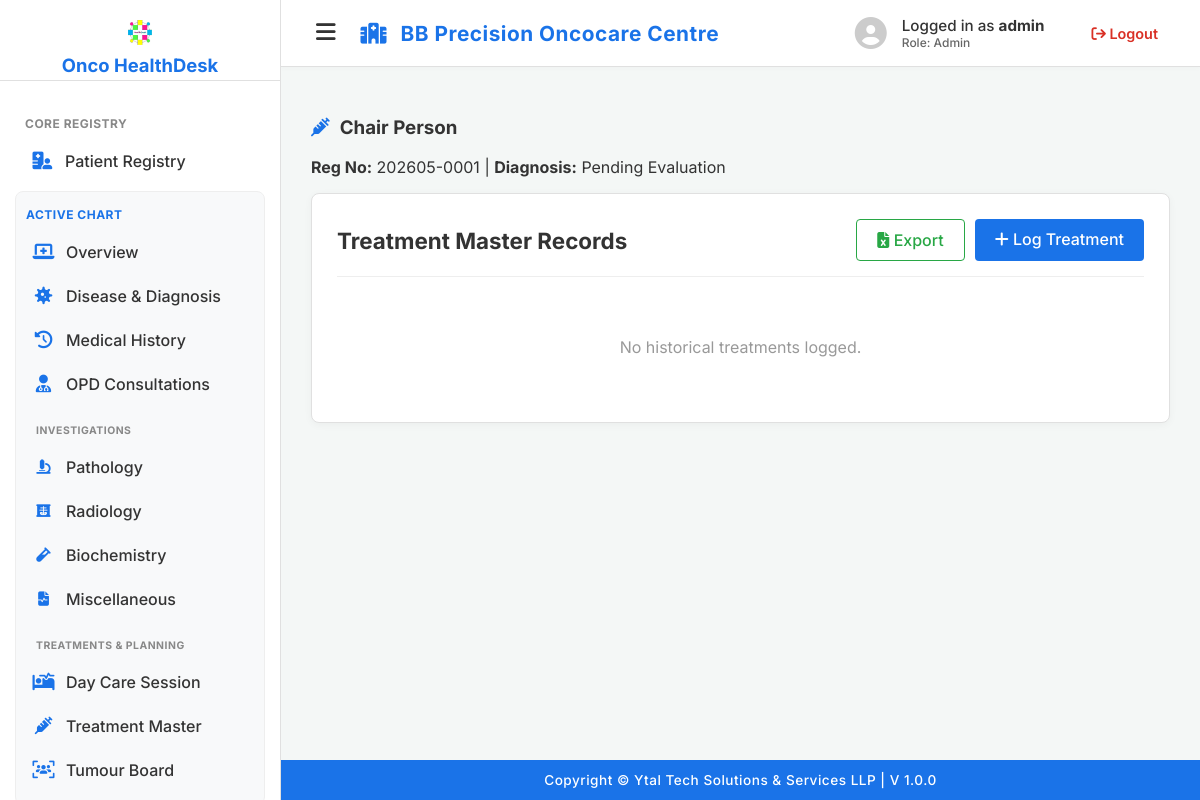
The page /patient/1/treatments (signed in) on the database its author committed.
### app.py (models this page shows, shortened)
class Patient(db.Model):
    id = db.Column(db.Integer, primary_key=True)
    registration_number = db.Column(db.String(20), unique=True, nullable=False)
    first_name, middle_name, last_name = db.Column(db.String(50), nullable=False), db.Column(db.String(50)), db.Column(db.String(50), nullable=False)
    dob, gender, blood_group, religion, education = db.Column(db.Date, nullable=False), db.Column(db.String(10), nullable=False), db.Column(db.String(5)), db.Column(db.String(50)), db.Column(db.String(50))
    mobile_number, alt_mobile_number, email = db.Column(db.String(15), nullable=False), db.Column(db.String(15)), db.Column(db.String(120))
    id_proof, id_proof_number = db.Column(db.String(50)), db.Column(db.String(50))
    emg_contact_name, emg_contact_mobile, emg_contact_email = db.Column(db.String(100)), db.Column(db.String(15)), db.Column(db.String(120))
    address_house, address_society, address_area, address_city, address_state, address_country, address_pincode = db.Column(db.String(100)), db.Column(db.String(100)), db.Column(db.String(100)), db.Column(db.String(50)), db.Column(db.String(50)), db.Column(db.String(50)), db.Column(db.String(20))
    ref_physician_name, ref_physician_contact = db.Column(db.String(100)), db.Column(db.String(15))
    primary_diagnosis, created_on = db.Column(db.String(200), default="Pending Evaluation"), db.Column(db.DateTime, default=datetime.utcnow)
    medical_history = db.relationship('MedicalHistory', backref='patient', uselist=False)
    opd_visits = db.relationship('OpdConsultation', backref='patient', lazy=True, order_by="OpdConsultation.visit_date.desc()")
    pathology_records = db.relationship('PathologyRecord', backref='patient', lazy=True, order_by="PathologyRecord.record_date.desc()")
    radiology_records = db.relationship('RadiologyRecord', backref='patient', lazy=True, order_by="RadiologyRecord.record_date.desc()")
    biochemistry_records = db.relationship('BiochemistryRecord', backref='patient', lazy=True, order_by="BiochemistryRecord.record_date.desc()")
    miscellaneous_records = db.relationship('MiscellaneousRecord', backref='patient', lazy=True, order_by="MiscellaneousRecord.record_date.desc()")
    disease_records = db.relationship('DiseaseDiagnosis', backref='patient', lazy=True, order_by="DiseaseDiagnosis.date_of_diagnosis.desc()")
    day_care_protocols = db.relationship('PatientProtocol', backref='patient', lazy=True, order_by="PatientProtocol.start_date.desc()")
    treatment_records = db.relationship('TreatmentRecord', backref='patient', lazy=True, order_by="TreatmentRecord.record_date.desc()")
    tumour_board_records = db.relationship('TumourBoardRecord', backref='patient', lazy=True, order_by="TumourBoardRecord.board_date.desc()")
    invoices = db.relationship('Invoice', backref='patient', lazy=True, order_by="Invoice.invoice_date.desc()")
    appointments = db.relationship('Appointment', backref='patient', lazy=True, order_by="Appointment.appointment_date.desc(), Appointment.appointment_time.desc()")

### app.py (the view)
@app.route('/patient/<int:patient_id>/treatments')
@login_required
def treatments(patient_id):
    patient = Patient.query.get_or_404(patient_id)
    records = [{'id': r.id, 'date': r.record_date, 'author': r.created_by, 'chemo': json.loads(r.chemo_data) if r.chemo_data else [], 'immuno': json.loads(r.immuno_data) if r.immuno_data else [], 'targeted': json.loads(r.targeted_data) if r.targeted_data else [], 'hormonal': json.loads(r.hormonal_data) if r.hormonal_data else [], 'other': json.loads(r.other_med_data) if r.other_med_data else [], 'surgery': json.loads(r.surgery_data) if r.surgery_data else [], 'radiotherapy': json.loads(r.radiotherapy_data) if r.radiotherapy_data else []} for r in patient.treatment_records]
    return render_template('treatments_dashboard.html', patient=patient, records=records, user=session)

### app.py (called while the page is built)
def login_required(f):
    @wraps(f)
    def decorated_function(*args, **kwargs):
        if 'user_id' not in session: return redirect(url_for('login'))
        return f(*args, **kwargs)
    return decorated_function

### templates/treatments_dashboard.html (shortened to what this page needs)
{% extends "base_layout.html" %}
{% block content %}
<div class="patient-banner">
    <div class="patient-banner-data" style="width: 100%;">
        <h3><i class="fa-solid fa-syringe" style="color: var(--primary-accent); margin-right: 10px;"></i>{{ patient.first_name }} {{ patient.last_name }}</h3>
        <p style="margin-top: 5px;"><strong>Reg No:</strong> {{ patient.registration_number }} | <strong>Diagnosis:</strong> {{ patient.primary_diagnosis }}</p>
    </div>
</div>
<div class="panel-card">
    <div class="panel-header">
        <h2>Treatment Master Records</h2>
        <div style="display: flex; gap: 10px;">
            {% if user.role == 'Admin' %}<a href="{{ url_for('export_treatments') }}" class="btn-secondary" style="color: #28a745; border-color: #28a745;"><i class="fa-solid fa-file-excel"></i> Export</a>{% endif %}
            <a href="{{ url_for('treatments_new', patient_id=patient.id) }}" class="btn-primary"><i class="fa-solid fa-plus"></i> Log Treatment</a>
        </div>
    </div>
    <div style="margin-top: 15px;">
        {% for rec in records %}
        <div style="border: 1px solid var(--border-color); border-radius: 8px; margin-bottom: 20px;">
            <div style="background: #f8f9fa; padding: 12px 20px; border-bottom: 1px solid var(--border-color);"><strong>Logged on: {{ rec.date.strftime('%d-%b-%Y') }} by {{ rec.author }}</strong></div>
            <div style="padding: 20px;">
                {% if rec.chemo %}
                <h4>Chemotherapy</h4>
                <ul style="font-size:0.85rem; margin-bottom:15px; line-height: 1.5;">
                    {% for r in rec.chemo %}
                    <li style="margin-bottom: 8px;">
                        <strong>{{ r.drug }}</strong> {% if r.protocol %}[{{ r.protocol }}]{% endif %} ({{ r.setting }}, {{ r.line }} Line) - {{ r.cycles }} Cycles
                        <br>
                        <span style="color: #555;">Start: {{ r.start_date }} | End: {{ r.end_date }} | Response: <em>{{ r.response }}</em></span>
                        {% if r.disc_reason %}<br><span style="color: #d93025;">Stopped: {{ r.disc_reason }}</span>{% endif %}
                    </li>
                    {% endfor %}
                </ul>
                {% endif %}
                {% if rec.immuno %}
                <h4>Immunotherapy</h4>
                <ul style="font-size:0.85rem; margin-bottom:15px; line-height: 1.5;">
                    {% for r in rec.immuno %}
                    <li style="margin-bottom: 8px;">
                        <strong>{{ r.drug }}</strong> {% if r.protocol %}[{{ r.protocol }}]{% endif %} ({{ r.setting }}, {{ r.line }} Line) - {{ r.cycles }} Cycles
                        <br>
                        <span style="color: #555;">Start: {{ r.start_date }} | End: {{ r.end_date }} | Response: <em>{{ r.response }}</em></span>
                        {% if r.disc_reason %}<br><span style="color: #d93025;">Stopped: {{ r.disc_reason }}</span>{% endif %}
                    </li>
                    {% endfor %}
                </ul>
                {% endif %}
                {% if rec.targeted %}
                <h4>Targeted Therapy</h4>
                <ul style="font-size:0.85rem; margin-bottom:15px; line-height: 1.5;">
                    {% for r in rec.targeted %}
                    <li style="margin-bottom: 8px;">
                        <strong>{{ r.drug }}</strong> {% if r.protocol %}[{{ r.protocol }}]{% endif %} ({{ r.setting }}, {{ r.line }} Line) - {{ r.cycles }} Cycles
                        <br>
                        <span style="color: #555;">Start: {{ r.start_date }} | End: {{ r.end_date }} | Response: <em>{{ r.response }}</em></span>
                        {% if r.disc_reason %}<br><span style="color: #d93025;">Stopped: {{ r.disc_reason }}</span>{% endif %}
                    </li>
                    {% endfor %}
                </ul>
                {% endif %}
                {% if rec.hormonal %}
                <h4>Hormonal Therapy</h4>
                <ul style="font-size:0.85rem; margin-bottom:15px; line-height: 1.5;">
                    {% for r in rec.hormonal %}
                    <li style="margin-bottom: 8px;">
                        <strong>{{ r.drug }}</strong> {% if r.protocol %}[{{ r.protocol }}]{% endif %} ({{ r.setting }}, {{ r.line }} Line) - {{ r.cycles }} Cycles
                        <br>
                        <span style="color: #555;">Start: {{ r.start_date }} | End: {{ r.end_date }} | Response: <em>{{ r.response }}</em></span>
                        {% if r.disc_reason %}<br><span style="color: #d93025;">Stopped: {{ r.disc_reason }}</span>{% endif %}
                    </li>
                    {% endfor %}
                </ul>
                {% endif %}
                {% if rec.surgery %}<h4>Surgery</h4><ul style="font-size:0.85rem; margin-bottom:15px;">{% for r in rec.surgery %}<li><strong>{{ r.name }}</strong> ({{ r.date }}) - {{ r.intent }}, {{ r.approach }}. {% if r.file %}<a href="{{ url_for('static', filename='uploads/' + r.file) }}" target="_blank" style="color:#d93025;"><i class="fa-solid fa-file-pdf"></i> View Notes</a>{% endif %}</li>{% endfor %}</ul>{% endif %}
                {% if rec.radiotherapy %}<h4>Radiotherapy</h4><ul style="font-size:0.85rem; margin-bottom:15px;">{% for r in rec.radiotherapy %}<li><strong>{{ r.tech }}</strong> ({{ r.date }}) - {{ r.organs }}. Tot Dose: {{ r.tot_dose }}, Fracs: {{ r.num_frac }}. {% if r.file %}<a href="{{ url_for('static', filename='uploads/' + r.file) }}" target="_blank" style="color:#d93025;"><i class="fa-solid fa-file-pdf"></i> View Notes</a>{% endif %}</li>{% endfor %}</ul>{% endif %}
            </div>
        </div>
        {% else %} <div style="text-align: center; padding: 40px; color: #999;">No historical treatments logged.</div> {% endfor %}
    </div>
</div>
{% endblock %}

### templates/base_layout.html (style rules this page uses)
:root { --primary-accent: #1a73e8; --sidebar-bg: #ffffff; --sidebar-hover: #e8f0fe; --sidebar-text: #333333; --bg-color: #f4f7f6; --text-dark: #333333; --text-muted: #666666; --border-color: #e0e0e0; }
body { margin: 0; font-family: 'Inter', sans-serif; background-color: var(--bg-color); color: var(--text-dark); display: flex; height: 100vh; overflow: hidden; }
.panel-card { background: #fff; padding: 25px; border-radius: 8px; box-shadow: 0 2px 8px rgba(0,0,0,0.04); margin-bottom: 25px; border: 1px solid var(--border-color); }
.panel-header { display: flex; justify-content: space-between; align-items: center; margin-bottom: 20px; border-bottom: 1px solid #eee; padding-bottom: 15px; }
.panel-header h2 { margin: 0; font-size: 1.4rem; color: var(--text-dark); }
.btn-primary { background: var(--primary-accent); color: white; padding: 10px 20px; border-radius: 4px; text-decoration: none; border: none; font-weight: 500; cursor: pointer; display: inline-block; transition: opacity 0.2s; }
.btn-secondary { background: transparent; color: var(--text-muted); border: 1px solid #ccc; padding: 10px 20px; border-radius: 4px; text-decoration: none; font-weight: 500; cursor: pointer; display: inline-block; transition: all 0.2s; }

### rows shown on the page
Patient: first_name "Chair", last_name "Person", registration_number "202605-0001", primary_diagnosis "Pending Evaluation"

### other values the page prints
{{ user.username }} "admin"
{{ user.role }} "Admin"
